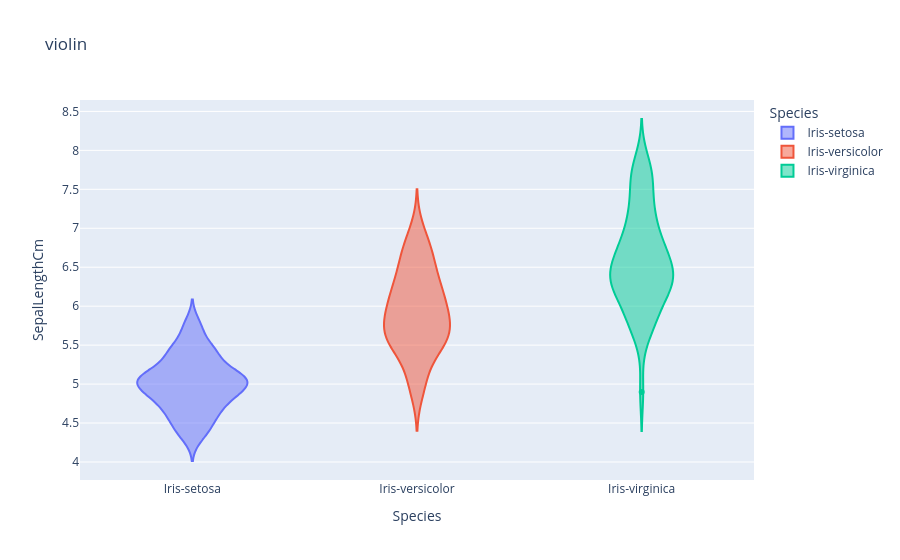

Notebook code cell kept with this figure:
### Code cell
import pandas as pd
import plotly.express as px

df = pd.read_csv(r"C:\Users\ASUS\Downloads\Iris.csv")
fig = px.violin(
    df,
    title="violin",
    x="Species",
    y="SepalLengthCm",
    color="Species",
)

fig.show()

### Figure 1 — Plotly figure (JSON) as saved in the notebook; plotly's stock layout.template omitted (floating-point values rounded to 4 significant figures)
{"data": [{"alignmentgroup": "True", "box": {"visible": false}, "hovertemplate": "Species=%{x}<br>SepalLengthCm=%{y}<extra></extra>", "legendgroup": "Iris-setosa", "marker": {"color": "#636efa"}, "name": "Iris-setosa", "offsetgroup": "Iris-setosa", "orientation": "v", "scalegroup": "True", "showlegend": true, "type": "violin", "x": ["Iris-setosa", "Iris-setosa", "Iris-setosa", "Iris-setosa", "Iris-setosa", "Iris-setosa", "Iris-setosa", "Iris-setosa", "Iris-setosa", "Iris-setosa", "Iris-setosa", "Iris-setosa", "Iris-setosa", "Iris-setosa", "Iris-setosa", "Iris-setosa", "Iris-setosa", "Iris-setosa", "Iris-setosa", "Iris-setosa", "Iris-setosa", "Iris-setosa", "Iris-setosa", "Iris-setosa", "Iris-setosa", "Iris-setosa", "Iris-setosa", "Iris-setosa", "Iris-setosa", "Iris-setosa", "Iris-setosa", "Iris-setosa", "Iris-setosa", "Iris-setosa", "Iris-setosa", "Iris-setosa", "Iris-setosa", "Iris-setosa", "Iris-setosa", "Iris-setosa", "Iris-setosa", "Iris-setosa", "Iris-setosa", "Iris-setosa", "Iris-setosa", "Iris-setosa", "Iris-setosa", "Iris-setosa", "Iris-setosa", "Iris-setosa"], "x0": " ", "xaxis": "x", "y": [5.1, 4.9, 4.7, 4.6, 5.0, 5.4, 4.6, 5.0, 4.4, 4.9, 5.4, 4.8, 4.8, 4.3, 5.8, 5.7, 5.4, 5.1, 5.7, 5.1, 5.4, 5.1, 4.6, 5.1, 4.8, 5.0, 5.0, 5.2, 5.2, 4.7, 4.8, 5.4, 5.2, 5.5, 4.9, 5.0, 5.5, 4.9, 4.4, 5.1, 5.0, 4.5, 4.4, 5.0, 5.1, 4.8, 5.1, 4.6, 5.3, 5.0], "y0": " ", "yaxis": "y"}, {"alignmentgroup": "True", "box": {"visible": false}, "hovertemplate": "Species=%{x}<br>SepalLengthCm=%{y}<extra></extra>", "legendgroup": "Iris-versicolor", "marker": {"color": "#EF553B"}, "name": "Iris-versicolor", "offsetgroup": "Iris-versicolor", "orientation": "v", "scalegroup": "True", "showlegend": true, "type": "violin", "x": ["Iris-versicolor", "Iris-versicolor", "Iris-versicolor", "Iris-versicolor", "Iris-versicolor", "Iris-versicolor", "Iris-versicolor", "Iris-versicolor", "Iris-versicolor", "Iris-versicolor", "Iris-versicolor", "Iris-versicolor", "Iris-versicolor", "Iris-versicolor", "Iris-versicolor", "Iris-versicolor", "Iris-versicolor", "Iris-versicolor", "Iris-versicolor", "Iris-versicolor", "Iris-versicolor", "Iris-versicolor", "Iris-versicolor", "Iris-versicolor", "Iris-versicolor", "Iris-versicolor", "Iris-versicolor", "Iris-versicolor", "Iris-versicolor", "Iris-versicolor", "Iris-versicolor", "Iris-versicolor", "Iris-versicolor", "Iris-versicolor", "Iris-versicolor", "Iris-versicolor", "Iris-versicolor", "Iris-versicolor", "Iris-versicolor", "Iris-versicolor", "Iris-versicolor", "Iris-versicolor", "Iris-versicolor", "Iris-versicolor", "Iris-versicolor", "Iris-versicolor", "Iris-versicolor", "Iris-versicolor", "Iris-versicolor", "Iris-versicolor"], "x0": " ", "xaxis": "x", "y": [7.0, 6.4, 6.9, 5.5, 6.5, 5.7, 6.3, 4.9, 6.6, 5.2, 5.0, 5.9, 6.0, 6.1, 5.6, 6.7, 5.6, 5.8, 6.2, 5.6, 5.9, 6.1, 6.3, 6.1, 6.4, 6.6, 6.8, 6.7, 6.0, 5.7, 5.5, 5.5, 5.8, 6.0, 5.4, 6.0, 6.7, 6.3, 5.6, 5.5, 5.5, 6.1, 5.8, 5.0, 5.6, 5.7, 5.7, 6.2, 5.1, 5.7], "y0": " ", "yaxis": "y"}, {"alignmentgroup": "True", "box": {"visible": false}, "hovertemplate": "Species=%{x}<br>SepalLengthCm=%{y}<extra></extra>", "legendgroup": "Iris-virginica", "marker": {"color": "#00cc96"}, "name": "Iris-virginica", "offsetgroup": "Iris-virginica", "orientation": "v", "scalegroup": "True", "showlegend": true, "type": "violin", "x": ["Iris-virginica", "Iris-virginica", "Iris-virginica", "Iris-virginica", "Iris-virginica", "Iris-virginica", "Iris-virginica", "Iris-virginica", "Iris-virginica", "Iris-virginica", "Iris-virginica", "Iris-virginica", "Iris-virginica", "Iris-virginica", "Iris-virginica", "Iris-virginica", "Iris-virginica", "Iris-virginica", "Iris-virginica", "Iris-virginica", "Iris-virginica", "Iris-virginica", "Iris-virginica", "Iris-virginica", "Iris-virginica", "Iris-virginica", "Iris-virginica", "Iris-virginica", "Iris-virginica", "Iris-virginica", "Iris-virginica", "Iris-virginica", "Iris-virginica", "Iris-virginica", "Iris-virginica", "Iris-virginica", "Iris-virginica", "Iris-virginica", "Iris-virginica", "Iris-virginica", "Iris-virginica", "Iris-virginica", "Iris-virginica", "Iris-virginica", "Iris-virginica", "Iris-virginica", "Iris-virginica", "Iris-virginica", "Iris-virginica", "Iris-virginica"], "x0": " ", "xaxis": "x", "y": [6.3, 5.8, 7.1, 6.3, 6.5, 7.6, 4.9, 7.3, 6.7, 7.2, 6.5, 6.4, 6.8, 5.7, 5.8, 6.4, 6.5, 7.7, 7.7, 6.0, 6.9, 5.6, 7.7, 6.3, 6.7, 7.2, 6.2, 6.1, 6.4, 7.2, 7.4, 7.9, 6.4, 6.3, 6.1, 7.7, 6.3, 6.4, 6.0, 6.9, 6.7, 6.9, 5.8, 6.8, 6.7, 6.7, 6.3, 6.5, 6.2, 5.9], "y0": " ", "yaxis": "y"}], "layout": {"legend": {"title": {"text": "Species"}, "tracegroupgap": 0}, "title": {"text": "violin"}, "violinmode": "overlay", "xaxis": {"anchor": "y", "categoryarray": ["Iris-setosa", "Iris-versicolor", "Iris-virginica"], "categoryorder": "array", "domain": [0, 1], "title": {"text": "Species"}}, "yaxis": {"anchor": "x", "domain": [0, 1], "title": {"text": "SepalLengthCm"}}}}
